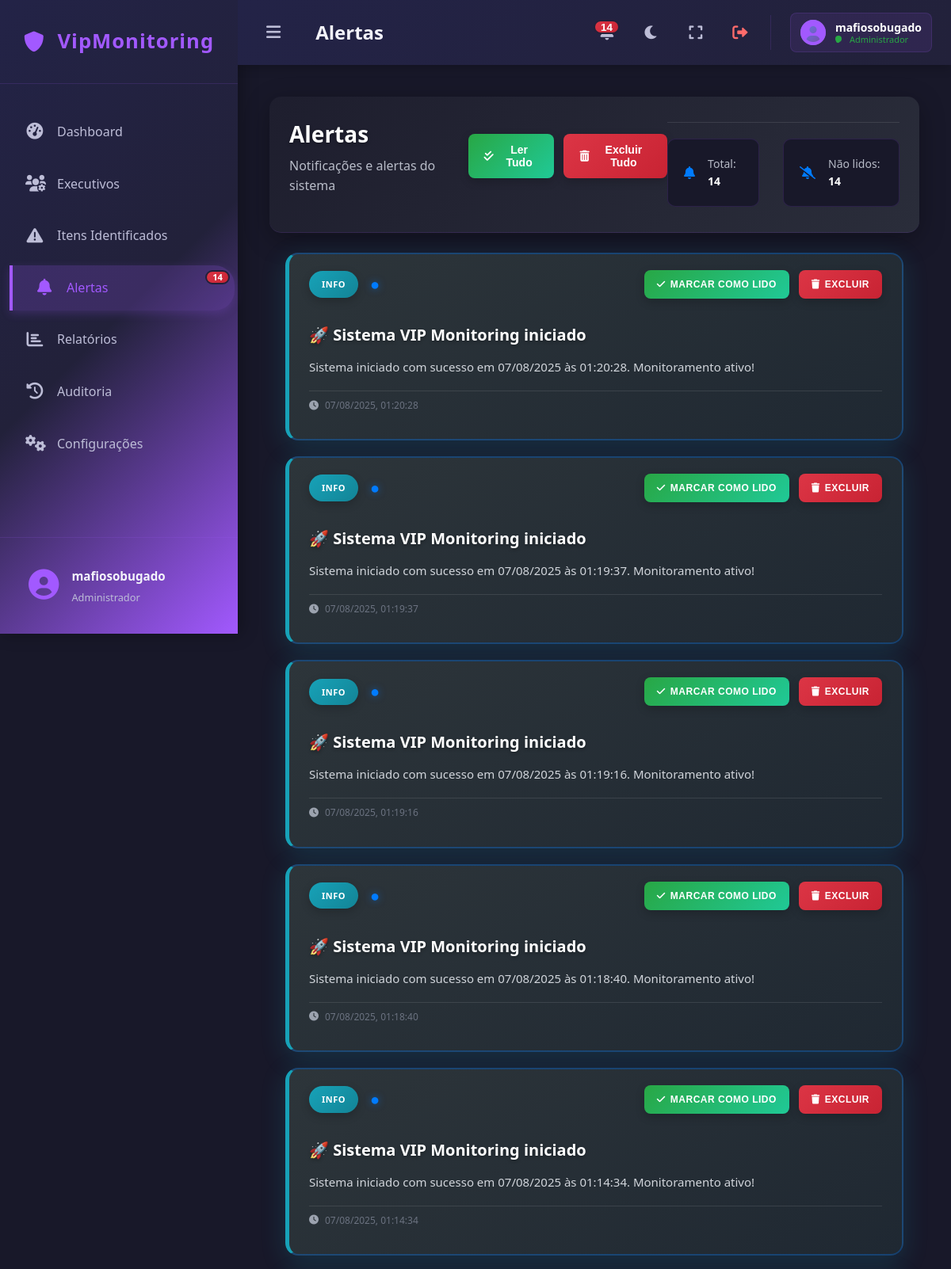
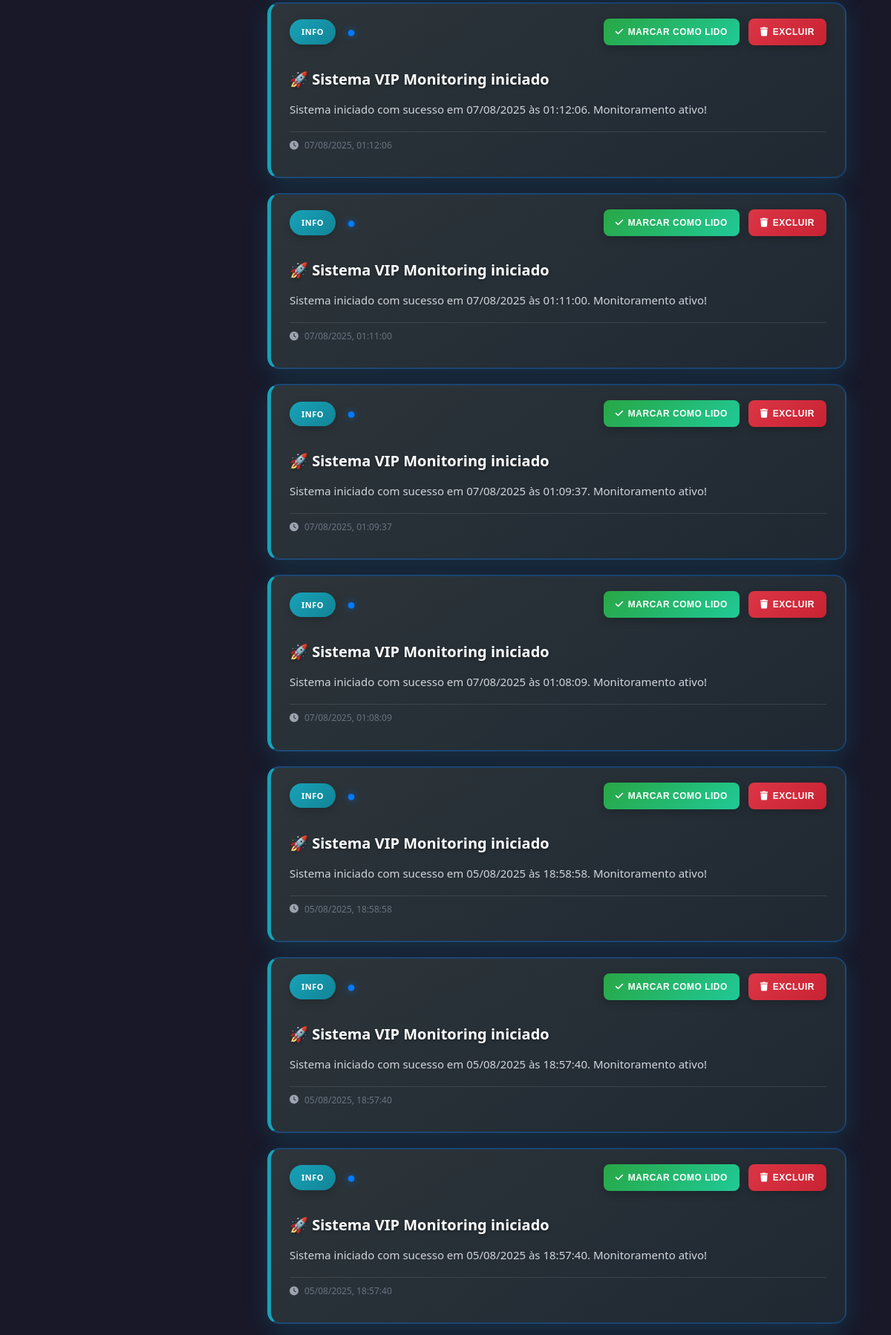
/alerts (signed in, upper part), run on the app's committed database (2 pictures, top to bottom).
### tables this page shows
CREATE TABLE users (
            id INTEGER PRIMARY KEY AUTOINCREMENT,
            username TEXT NOT NULL UNIQUE,
            email TEXT NOT NULL UNIQUE,
            password TEXT NOT NULL
        , user_type TEXT DEFAULT 'user', disabled BOOLEAN DEFAULT 0);

CREATE TABLE alerts (
            id INTEGER PRIMARY KEY AUTOINCREMENT,
            title TEXT NOT NULL,
            description TEXT NOT NULL,
            type TEXT NOT NULL, -- CRITICO, AVISO, INFO
            related_item_id INTEGER,
            related_executive_id INTEGER,
            is_read BOOLEAN DEFAULT 0,
            created_at TEXT NOT NULL DEFAULT CURRENT_TIMESTAMP,
            FOREIGN KEY (related_item_id) REFERENCES items (id) ON DELETE SET NULL,
            FOREIGN KEY (related_executive_id) REFERENCES executives (id) ON DELETE SET NULL
        );

### app.py (the view)
@app.route('/alerts')
@login_required
def alerts():
    try:
        all_alerts = database.get_all_alerts()
        return render_template('alerts.html', alerts=all_alerts, active_page='alerts')
    except Exception as e:
        print(f"Erro na rota alerts: {e}")
        return render_template('alerts.html', alerts=[], active_page='alerts')

### app.py (called while the page is built)
@login_manager.user_loader
def load_user(user_id):
    try:
        return database.User.get(user_id)
    except Exception as e:
        print(f"Erro ao carregar usuário {user_id}: {e}")
        return None

### database.py (called while the page is built)
def get_db_connection():
    conn = sqlite3.connect(DATABASE)
    conn.row_factory = sqlite3.Row # Isso permite acessar colunas por nome
    return conn

def get_all_alerts():
    conn = get_db_connection()
    alerts = conn.execute('''
        SELECT a.*, e.name as executive_name, i.title as item_title
        FROM alerts a
        LEFT JOIN executives e ON a.related_executive_id = e.id
        LEFT JOIN items i ON a.related_item_id = i.id
        ORDER BY a.created_at DESC
    ''').fetchall()
    conn.close()
    return alerts

    @staticmethod
    def get(user_id):
        conn = get_db_connection()
        user_data = conn.execute('SELECT * FROM users WHERE id = ?', (user_id,)).fetchone()
        conn.close()
        if user_data:
            user_type = user_data['user_type'] if 'user_type' in user_data.keys() else 'user'
            disabled = user_data['disabled'] if 'disabled' in user_data.keys() else False
            return User(user_data['id'], user_data['username'], user_data['email'], user_data['password'], user_type, disabled)
        return None

### templates/alerts.html (shortened to what this page needs)
{% extends "base.html" %}
{% block page_title %}Alertas{% endblock %}
{% block content %}
    <div class="content-header">
        <div class="header-content">
            <div class="header-text">
                <h1>Alertas</h1>
                <p class="subtitle">Notificações e alertas do sistema</p>
            </div>
            <div class="header-actions">
                <button class="btn-bulk btn-read-all" onclick="markAllAsRead()" title="Marcar todos como lidos">
                    <i class="fas fa-check-double"></i> Ler Tudo
                </button>
                <button class="btn-bulk btn-delete-all" onclick="deleteAllAlerts()" title="Excluir todos os alertas">
                    <i class="fas fa-trash-alt"></i> Excluir Tudo
                </button>
            </div>
        </div>
        <div class="alerts-stats">
            <div class="stat-item">
                <i class="fas fa-bell"></i>
                <span>Total: <strong id="totalAlerts">{{ alerts|length }}</strong></span>
            </div>
            <div class="stat-item">
                <i class="fas fa-bell-slash"></i>
                <span>Não lidos: <strong id="unreadAlerts">{{ alerts|selectattr('is_read', 'equalto', 0)|list|length }}</strong></span>
            </div>
        </div>
    </div>
    <div class="alerts-container">
        {% if alerts %}
            {% for alert in alerts %}
            <div class="alert-card alert-{{ alert.type.lower() }} {% if not alert.is_read %}alert-unread{% endif %}" data-alert-id="{{ alert.id }}">
                <div class="alert-header">
                    <div class="alert-type-badge">
                        {% if alert.type == 'CRITICO' %}
                            <span class="badge badge-critical">CRÍTICO</span>
                        {% elif alert.type == 'AVISO' %}
                            <span class="badge badge-warning">AVISO</span>
                        {% else %}
                            <span class="badge badge-info">INFO</span>
                        {% endif %}
                        {% if not alert.is_read %}
                            <span class="unread-indicator">●</span>
                        {% endif %}
                    </div>
                    <div class="alert-actions">
                        {% if not alert.is_read %}
                            <button class="btn-action btn-mark-read" onclick="markAsRead({{ alert.id }}, this)" title="Marcar como lido">
                                <i class="fas fa-check"></i> Marcar como lido
                            </button>
                        {% endif %}
                        <button class="btn-action btn-delete" onclick="deleteAlert({{ alert.id }})" title="Excluir">
                            <i class="fas fa-trash"></i> Excluir
                        </button>
                    </div>
                </div>
                <div class="alert-content">
                    <h3 class="alert-title">{{ alert.title }}</h3>
                    <p class="alert-description">{{ alert.description }}</p>
                    <div class="alert-timestamp">
                        <i class="fas fa-clock"></i> {{ alert.created_at }}
                    </div>
                </div>
            </div>
            {% endfor %}
        {% endif %}
    </div>
{% endblock %}

### templates/base.html (shortened to what this page needs)
<!DOCTYPE html>
<html lang="pt-BR">
<head>
    <link rel="stylesheet" href="{{ url_for('static', filename='css/style.css') }}">
    <link rel="stylesheet" href="https://cdnjs.cloudflare.com/ajax/libs/font-awesome/6.0.0/css/all.min.css">
</head>
<body>
    <div class="app-container">
        <div class="sidebar">
            <div class="sidebar-header">
                <div class="app-logo">
                    <i class="fas fa-shield-alt"></i>
                    <span>VipMonitoring</span>
                </div>
            </div>
            <nav class="sidebar-nav">
                <ul>
                    <li class="nav-item {{ 'active' if active_page == 'dashboard' else '' }}">
                        <a href="{{ url_for('dashboard') }}">
                            <i class="fas fa-tachometer-alt"></i>
                            <span class="nav-text">Dashboard</span>
                        </a>
                    </li>
                    <li class="nav-item {{ 'active' if active_page == 'executives' else '' }}">
                        <a href="{{ url_for('executives') }}">
                            <i class="fas fa-users-cog"></i>
                            <span class="nav-text">Executivos</span>
                        </a>
                    </li>
                    <li class="nav-item {{ 'active' if active_page == 'items' else '' }}">
                        <a href="{{ url_for('items') }}">
                            <i class="fas fa-exclamation-triangle"></i>
                            <span class="nav-text">Itens Identificados</span>
                        </a>
                    </li>
                    <li class="nav-item {{ 'active' if active_page == 'alerts' else '' }}">
                        <a href="{{ url_for('alerts') }}">
                            <i class="fas fa-bell"></i>
                            <span class="nav-text">Alertas</span>
                            <span class="notification-badge" id="alertsBadge" style="display: none;"></span>
                        </a>
                    </li>
                    <li class="nav-item {{ 'active' if active_page == 'reports' else '' }}">
                        <a href="{{ url_for('reports') }}">
                            <i class="fas fa-chart-bar"></i>
                            <span class="nav-text">Relatórios</span>
                        </a>
                    </li>
                    <li class="nav-item {{ 'active' if active_page == 'audit' else '' }}">
                        <a href="{{ url_for('audit') }}">
                            <i class="fas fa-history"></i>
                            <span class="nav-text">Auditoria</span>
                        </a>
                    </li>
                    {% if current_user.is_authenticated and current_user.user_type == 'admin' %}
                    <li class="nav-item {{ 'active' if active_page == 'config' else '' }}">
                        <a href="{{ url_for('config') }}">
                            <i class="fas fa-cogs"></i>
                            <span class="nav-text">Configurações</span>
                        </a>
                    </li>
                    {% endif %}
                </ul>
            </nav>
            <div class="sidebar-footer">
                <div class="user-profile">
                    <div class="user-avatar">
                        <i class="fas fa-user-circle"></i>
                    </div>
                    <div class="user-info">
                        <span class="user-name">{{ current_user.username if current_user.is_authenticated else 'Usuário' }}</span>
                        <span class="user-role">{{ 'Administrador' if current_user.is_authenticated and current_user.user_type == 'admin' else 'Usuário' }}</span>
                    </div>
                </div>
            </div>
        </div>
        <div class="main-content">
            <nav class="navbar">
                <div class="navbar-left">
                    <button class="sidebar-toggle" onclick="toggleSidebar()">
                        <i class="fas fa-bars"></i>
                    </button>
                    <div class="page-title">
                        <h3>{% block page_title %}{% endblock %}</h3>
                    </div>
                </div>
                <div class="navbar-right">
                    <div class="navbar-actions">
                        <div style="position: relative;">
                            <button class="action-btn" id="alertBtn" title="Alertas Recentes" onclick="toggleAlertsDropdown()">
                                <i class="fas fa-bell"></i>
                                <span class="notification-badge" id="alertsCount" style="display: none;">0</span>
                            </button>
                        </div>
                        <button class="action-btn" title="Modo escuro" onclick="toggleDarkMode()">
                            <i class="fas fa-moon"></i>
                        </button>
                        <button class="action-btn" title="Tela cheia" onclick="toggleFullscreen()">
                            <i class="fas fa-expand"></i>
                        </button>
                        <button class="action-btn logout-btn" title="Sair" onclick="window.location.href='{{ url_for('logout') }}';return false;">
                            <i class="fas fa-sign-out-alt"></i>
                        </button>
                    </div>
                    <div class="user-info-navbar">
                        <div class="user-avatar-small">
                            <i class="fas fa-user-circle"></i>
                        </div>
                        <div class="user-details">
                            <span class="user-name">{{ current_user.username if current_user.is_authenticated else 'Usuário' }}</span>
                            <span class="user-status online">{{ 'Administrador' if current_user.is_authenticated and current_user.user_type == 'admin' else 'Usuário' }}</span>
                        </div>
                    </div>
                </div>
            </nav>
            <div class="content-area"
                 style="margin-left: 0; transition: margin-left 0.3s ease;"
                 data-sidebar-state="closed">
                {% block content %}{% endblock %}
            </div>
        </div>
    </div>
</body>
</html>

### data on the page
users: username "mafiosobugado", user_type "Administrador"
alerts: type "INFO", title "🚀 Sistema VIP Monitoring iniciado", description "Sistema iniciado com sucesso em 07/08/2025 às 01:20:28. Monitoramento ativo!", created_at "07/08/2025, 01:20:28"
alerts: type "INFO", title "🚀 Sistema VIP Monitoring iniciado", description "Sistema iniciado com sucesso em 07/08/2025 às 01:19:37. Monitoramento ativo!", created_at "07/08/2025, 01:19:37"
alerts: type "INFO", title "🚀 Sistema VIP Monitoring iniciado", description "Sistema iniciado com sucesso em 07/08/2025 às 01:19:16. Monitoramento ativo!", created_at "07/08/2025, 01:19:16"
alerts: type "INFO", title "🚀 Sistema VIP Monitoring iniciado", description "Sistema iniciado com sucesso em 07/08/2025 às 01:18:40. Monitoramento ativo!", created_at "07/08/2025, 01:18:40"
alerts: type "INFO", title "🚀 Sistema VIP Monitoring iniciado", description "Sistema iniciado com sucesso em 07/08/2025 às 01:14:34. Monitoramento ativo!", created_at "07/08/2025, 01:14:34"
alerts: type "INFO", title "🚀 Sistema VIP Monitoring iniciado", description "Sistema iniciado com sucesso em 07/08/2025 às 01:12:06. Monitoramento ativo!", created_at "07/08/2025, 01:12:06"
alerts: type "INFO", title "🚀 Sistema VIP Monitoring iniciado", description "Sistema iniciado com sucesso em 07/08/2025 às 01:11:00. Monitoramento ativo!", created_at "07/08/2025, 01:11:00"
alerts: type "INFO", title "🚀 Sistema VIP Monitoring iniciado", description "Sistema iniciado com sucesso em 07/08/2025 às 01:09:37. Monitoramento ativo!", created_at "07/08/2025, 01:09:37"
alerts: type "INFO", title "🚀 Sistema VIP Monitoring iniciado", description "Sistema iniciado com sucesso em 07/08/2025 às 01:08:09. Monitoramento ativo!", created_at "07/08/2025, 01:08:09"
alerts: type "INFO", title "🚀 Sistema VIP Monitoring iniciado", description "Sistema iniciado com sucesso em 05/08/2025 às 18:58:58. Monitoramento ativo!", created_at "05/08/2025, 18:58:58"
alerts: type "INFO", title "🚀 Sistema VIP Monitoring iniciado", description "Sistema iniciado com sucesso em 05/08/2025 às 18:57:40. Monitoramento ativo!", created_at "05/08/2025, 18:57:40"
alerts: type "INFO", title "🚀 Sistema VIP Monitoring iniciado", description "Sistema iniciado com sucesso em 05/08/2025 às 18:57:40. Monitoramento ativo!", created_at "05/08/2025, 18:57:40"

### other printed values
{{ alerts|length }} "14"
{{ alerts|selectattr('is_read', 'equalto', 0)|list|length }} "14"
